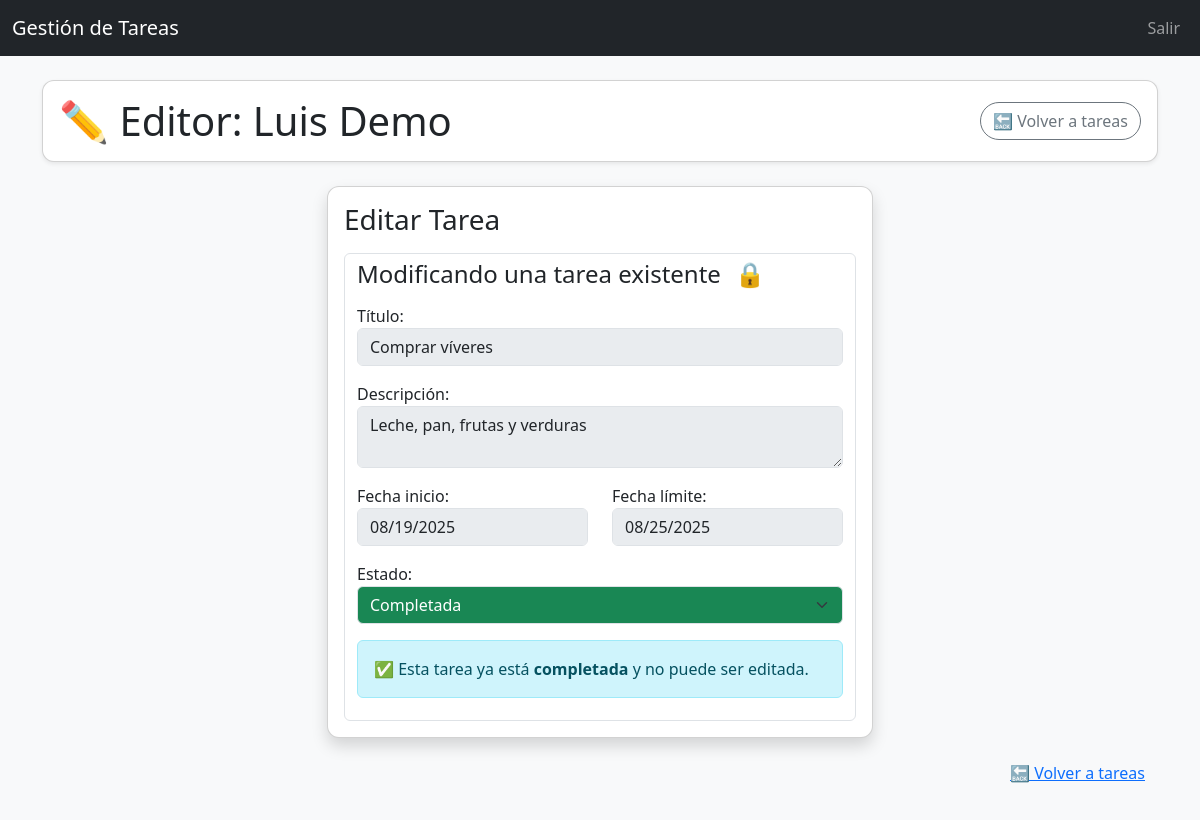
The page /editar_tarea.php?id=10 (signed in) on the database its author committed.
### tables this page shows
CREATE TABLE IF NOT EXISTS `tareas` (
  `id` int NOT NULL AUTO_INCREMENT,
  `usuario_id` int NOT NULL,
  `titulo` varchar(150) NOT NULL,
  `descripcion` text,
  `estado` enum('pendiente','en progreso','completada') DEFAULT 'pendiente',
  `fecha_inicio` date DEFAULT NULL,
  `fecha_limite` date DEFAULT NULL,
  `deleted_at` datetime DEFAULT NULL,
  `created_at` datetime DEFAULT NULL,
  `updated_at` datetime DEFAULT NULL,
  PRIMARY KEY (`id`),
  KEY `usuario_id` (`usuario_id`),
  CONSTRAINT `tareas_ibfk_1` FOREIGN KEY (`usuario_id`) REFERENCES `usuarios` (`id`) ON DELETE CASCADE
);

### editar_tarea.php (the view, shortened to what this page needs)
<?php
include("db.php");
include("header.php");
$error = [];
$tarea = null;
$id = isset($_GET['id']) ? intval($_GET['id']) : 0;
if ($id <= 0) {
    $error[] = ['msg' => "ID de tarea no válido.", 'tipo' => 'warning'];
} else {
    $stmt = $conn->prepare("SELECT * FROM tareas WHERE id = ? AND usuario_id = ?");
    $stmt->bind_param("ii", $id, $_SESSION['usuario_id']);
    $stmt->execute();
    $result = $stmt->get_result();
    $tarea = $result->fetch_assoc();
}
?>
<div class="card mb-4 shadow-sm">
    <div class="card-body d-flex justify-content-between align-items-center">
        <h2 class="display-6 mb-0">✏️ Editor: <?php echo $_SESSION['nombre']; ?></h2>
        <a href="tareas.php" class="btn btn-outline-secondary">🔙 Volver a tareas</a>
    </div>
</div>
<?php $disabled = ($tarea['estado'] == 'completada') ? 'disabled' : ''; ?>
<?php if ($tarea): ?>
    <div class="row justify-content-center">
        <div class="col-md-6">
            <div class="card shadow">
                <div class="card-body">
                    <h3 class="mb-3">Editar Tarea</h3>
                    <form method="POST" class="form-control">
                        <h4 class="mb-3">Modificando una tarea existente
                            <?php if ($tarea['estado'] == 'completada'): ?>
                                <span class="ms-2 text-success">🔒</span>
                            <?php endif; ?>
                        </h4>
                        <div class="mb-3">
                            <label for="titulo">Título: </label>
                            <input type="text" name="titulo" class="form-control" value="<?= htmlspecialchars($tarea['titulo']) ?>" <?= $disabled ?> required>
                        </div>
                        <div class="mb-3">
                            <label for="descripcion">Descripci&oacute;n:</label>
                            <textarea name="descripcion" class="form-control" <?= $disabled ?>><?= htmlspecialchars($tarea['descripcion']) ?></textarea>
                        </div>
                        <div class="row mb-3">
                            <div class="col-md-6">
                                <label>Fecha inicio:</label>
                                <input type="date" name="inicio" class="form-control" value="<?= $tarea['fecha_inicio'] ?>" <?= $disabled ?>>
                            </div>
                            <div class="col-md-6">
                                <label>Fecha límite:</label>
                                <input type="date" name="limite" class="form-control" value="<?= $tarea['fecha_limite'] ?>" <?= $disabled ?>>
                            </div>
                        </div>
                        <div class="mb-3">
                            <label for="estado">Estado:</label>
                            <select name="estado" id="estado" class="form-select" <?= $disabled ?>>
                                <?php if ($tarea['estado'] == 'pendiente'): ?>
                                    <option value="pendiente" <?= $tarea['estado'] == 'pendiente' ? 'selected' : '' ?>>Pendiente</option>
                                    <option value="en progreso">En Progreso</option>
                                <?php elseif ($tarea['estado'] == 'en progreso'): ?>
                                    <option value="en progreso" <?= $tarea['estado'] == 'en progreso' ? 'selected' : '' ?>>En Progreso</option>
                                    <option value="completada">Completada</option>
                                <?php else: ?>
                                    <option value="completada" selected>Completada</option>
                                <?php endif; ?>
                            </select>
                        </div>
                        <div class="mb-3">
                            <?php if ($tarea['estado'] != 'completada'): ?>
                                <div class="mb-3">
                                    <input type="submit" class="btn btn-success" value="Guardar">
                                    <input type="reset" class="btn btn-warning" value="Cancelar">
                                </div>
                            <?php else: ?>
                                <div class="alert alert-info">
                                    ✅ Esta tarea ya está <strong>completada</strong> y no puede ser editada.
                                </div>
                            <?php endif; ?>
                        </div>
                    </form>
                </div>
            </div>
        </div>
    </div>
<?php endif; ?>
<div class="d-flex justify-content-end mt-3 mb-5">
    <div class="d-flex justify-content-between align-items-center mb-3">
        <a href="tareas.php" class="btn btn-link">🔙 Volver a tareas</a>
    </div>
</div>
<?php include("footer.php"); ?>

### assets/css/style.css (style rules this page uses)
body { background: #f8f9fa; }
.card { border-radius: 12px; }
.btn { border-radius: 20px; }

### rows shown on the page
tareas: titulo "Comprar víveres", descripcion "Leche, pan, frutas y verduras", inicio "08/19/2025", limite "08/25/2025", estado "Completada"

### other values the page prints
$_SESSION['nombre'] "Luis Demo"
